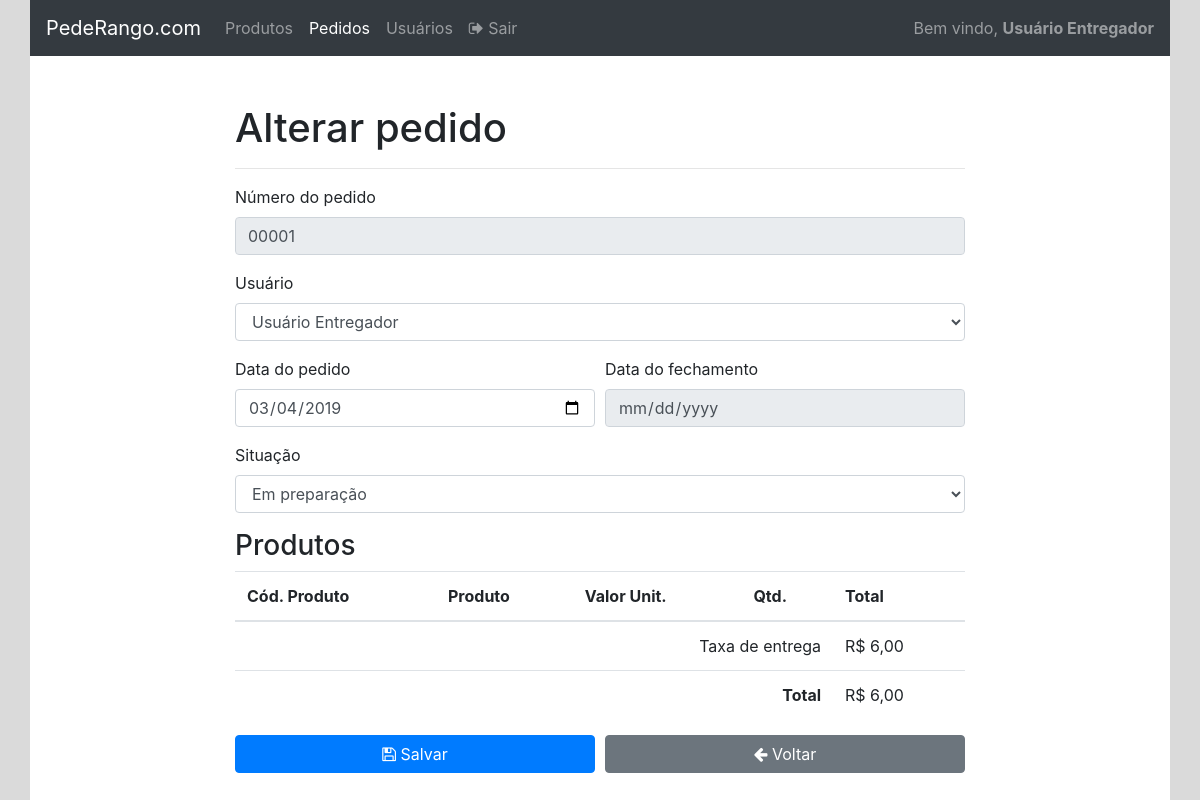
/admin/pedido_alterar.php?id=1 (signed in), run on an earlier commit of the app's database.
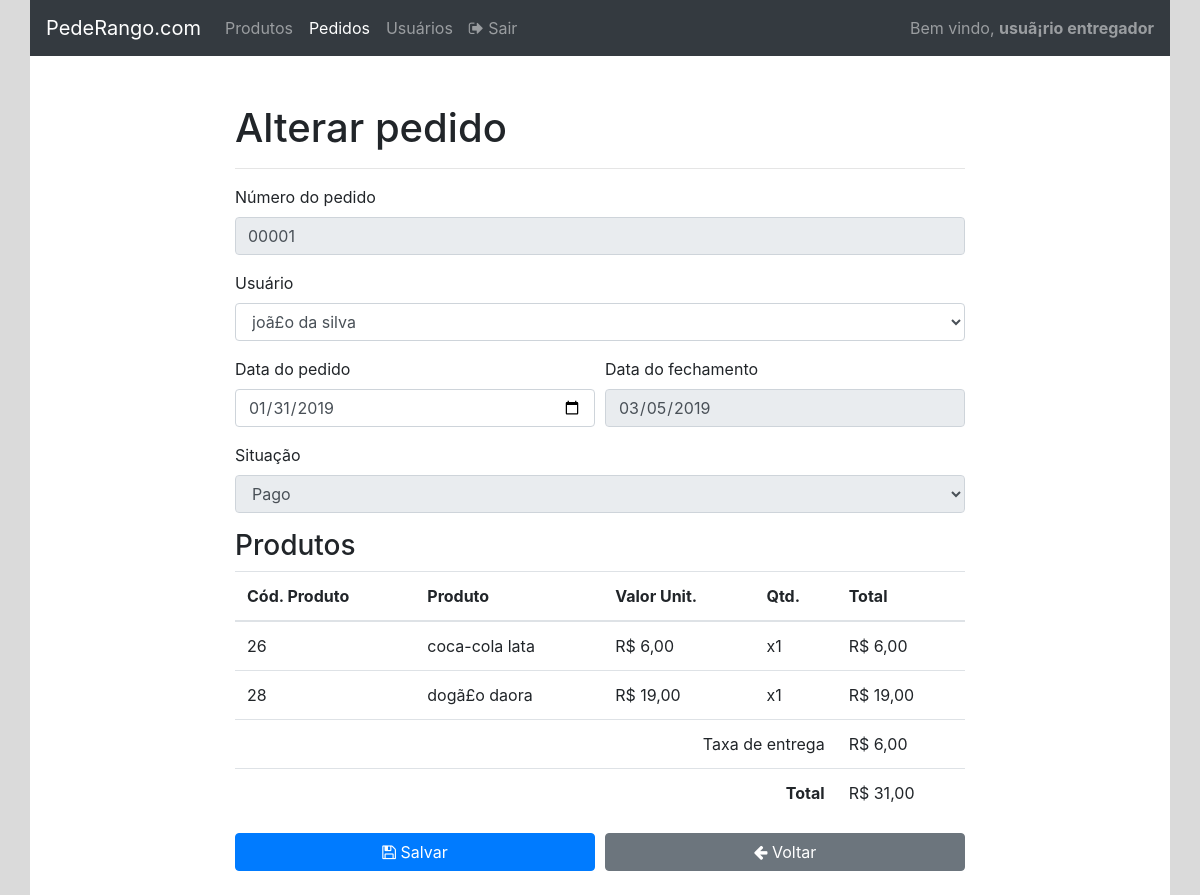
And on a later commit of the database.
### tables this page shows
create table pedidos_tb(
    id_pedido int(10) not null primary key auto_increment,
    cod_usuario int(10) not null,

    data_pedido datetime not null,
    data_fechamento datetime,
    status_pedido enum('aguardando', 'em preparacao', 'entrega', 'pago'),

    foreign key(cod_usuario) references usuarios_tb(codigo_usuario)
);

create table usuarios_tb(
    codigo_usuario int(10) not null primary key auto_increment,

    username varchar(20) not null,
    nome_completo text not null,
    endereco text not null,
    estado_cod int(10),
    cidade_cod int(10),
    senha varchar(8) not null,
    tipo enum('adm', 'com', 'ent')  
);

create table produtos_pedidos(
    id int(10) not null primary key auto_increment,
    cod_pedido int(10) not null,
    cod_produto int(10) not null,

    qtd_produto int(2) not null,

    foreign key(cod_pedido) references pedidos_tb(id_pedido),
    foreign key(cod_produto) references produtos_tb(codigo_produto)
);

create table produtos_tb(
    codigo_produto int(10) not null primary key auto_increment,

    nome_prod varchar(50) not null,
    resumo_prod varchar(255) not null,
    valor_prod decimal(3,2) not null,
    descricao_prod text,
    imagem_prod text
);

### admin/pedido_alterar.php (the view, shortened to what the changed rows need)
<?php
require_once '../conexao/conecta.php';
if(isset($_GET['id'])){
    $id = $_GET['id'] ?? '';
    $resultado = mysqli_query($conexao, "SELECT * FROM pedidos_tb WHERE id_pedido=$id");
    if($resultado){
        $pedido = mysqli_fetch_object($resultado);
    }else{
        $pedido = null;
    }
    $resultado = mysqli_query($conexao, "SELECT produtos_tb.*, produtos_pedidos.qtd_produto FROM produtos_pedidos INNER JOIN produtos_tb ON produtos_tb.codigo_produto = produtos_pedidos.cod_produto WHERE produtos_pedidos.cod_pedido = $id");
    if($resultado){
        $produtos = mysqli_fetch_all($resultado, MYSQLI_ASSOC);
    }else{
        $produtos = null;
    }
}else{
    header('Location: pedido_listar.php');
}
$resultado = mysqli_query($conexao, "SELECT * FROM usuarios_tb");
if($resultado){
    $usuarios = mysqli_fetch_all($resultado, MYSQLI_ASSOC);
}else{
    $usuarios = [];
}
?>
<!DOCTYPE html>
<html lang="pt-br">
<head>
    <link rel="stylesheet" href="https://stackpath.bootstrapcdn.com/font-awesome/4.7.0/css/font-awesome.min.css">
    <link rel="stylesheet" href="https://stackpath.bootstrapcdn.com/bootstrap/4.3.1/css/bootstrap.min.css">
</head>
<body>
    <div id="principal" class="container">
        <div class="row">
            <div class="col-12 p-0">
                <?php require_once 'header.php' ?>
            </div>
        </div>
        <div class="row mt-5">
            <div class="col-12">
                <div class="row" id="conteudo">
                    <div class="col-8 offset-2">
                        <h1>Alterar pedido</h1>
                        <form onsubmit="return enviar()" method="post">
                            <div class="form-group">
                                <label for="campoUsername">Usuário</label>
                                <select class="form-control" name="usuario" id="campoUsuario">
                                    <?php foreach($usuarios as $usuario): ?>
                                        <?php $usuario = (object) $usuario; ?>
                                        <option <?php if($pedido->cod_usuario == $usuario->codigo_usuario) print 'selected' ?> value="<?php print $usuario->codigo_usuario ?>"><?php print $usuario->nome_completo ?></option>
                                    <?php endforeach ?>
                                </select>
                            </div>
                            <div class="form-row">
                                <div class="col-6">
                                    <label for="campoDataPedido">Data do pedido</label>
                                    <input class="form-control" type="date" name="data_pedido" id="campoDataPedido" value="<?php print date('Y-m-d',strtotime($pedido->data_pedido)) ?>">
                                </div>
                                <div class="col-6">
                                    <label for="campoDataFechamento">Data do fechamento</label>
                                    <input disabled class="form-control" type="date" name="data_fechamento" id="campoDataFechamento" value="<?php if($pedido->data_fechamento) print date('Y-m-d',strtotime($pedido->data_fechamento)) ?>">
                                </div>
                            </div>
                            <div class="form-group mt-3">
                                <label for="campoStatus">Situação</label>
                                <select <?php if($pedido->status_pedido == 'pago') print 'disabled' ?> class="form-control" name="status" id="campoStatus">
                                    <option <?php if($pedido->status_pedido == 'em preparacao') print 'selected' ?> value="em preparacao">Em preparação</option>
                                    <option <?php if($pedido->status_pedido == 'pago') print 'selected' ?> value="pago">Pago</option>
                                </select>
                            </div>
                            <div class="table">
                                <table class="table">
                                    <thead>
                                        <th>Cód. Produto</th>
                                        <th>Produto</th>
                                        <th>Valor Unit.</th>
                                        <th>Qtd.</th>
                                        <th>Total</th>
                                    </thead>
                                    <tbody>
                                        <?php $total = 0 ?>
                                        <?php foreach($produtos as $produto): ?>
                                        <?php $produto = (object) $produto ?>
                                        <tr>
                                            <td><?php print $produto->codigo_produto ?></td>
                                            <td><?php print $produto->nome_prod ?></td>
                                            <td>R$ <?php print str_replace('.', ',', $produto->valor_prod) ?></td>
                                            <td>x<?php print $produto->qtd_produto ?></td>
                                            <td>R$ <?php print number_format($t = $produto->valor_prod * $produto->qtd_produto, 2,',','.') ?></td>
                                            <?php $total += $t ?>
                                        </tr>
                                        <?php endforeach ?>
                                            <?php $total += 6 ?>
                                        <tfoot>
                                            <th colspan="4" class="text-right">Total</th>
                                            <td>R$ <?php print number_format($total, 2,',','.') ?></td>
                                        </tfoot>
                                    </tbody>
                                </table>
                            </div>
                        </form>
                    </div>
                </div>
            </div>
        </div>
    </div>
</body>
</html>

### admin/header.php (shortened to what the changed rows need)
<nav class="navbar navbar-expand-lg navbar-dark bg-dark">
  <div class="collapse navbar-collapse" id="navbarSupportedContent">
    <?php if(isset($_SESSION['nome_completo'])): ?>
      <span class="navbar-text">
        Bem vindo, <strong><?php print $_SESSION['nome_completo'] ?></strong>
      </span>
    <?php endif;?>
  </div>
</nav>

What changed in the data, as far as the page shows it:
changed pedidos_tb: usuario "Usuário Entregador" → "joã£o da silva"; data_pedido "03/04/2019" → "01/31/2019"; data_fechamento (not shown) → "03/05/2019"; status "Em preparação" → "Pago"
added produtos_pedidos: cod_produto.codigo_produto "26", cod_produto.nome_prod "coca-cola lata", cod_produto.valor_prod "6,00", qtd_produto "1", $t = $produto->valor_prod * $produto->qtd_produto "6,00"
added produtos_pedidos: cod_produto.codigo_produto "28", cod_produto.nome_prod "dogã£o daora", cod_produto.valor_prod "19,00", qtd_produto "1", $t = $produto->valor_prod * $produto->qtd_produto "19,00"
Also different on the page:
$_SESSION['nome_completo']: "Usuário Entregador" → "usuã¡rio entregador"
$total: "6,00" → "31,00"
